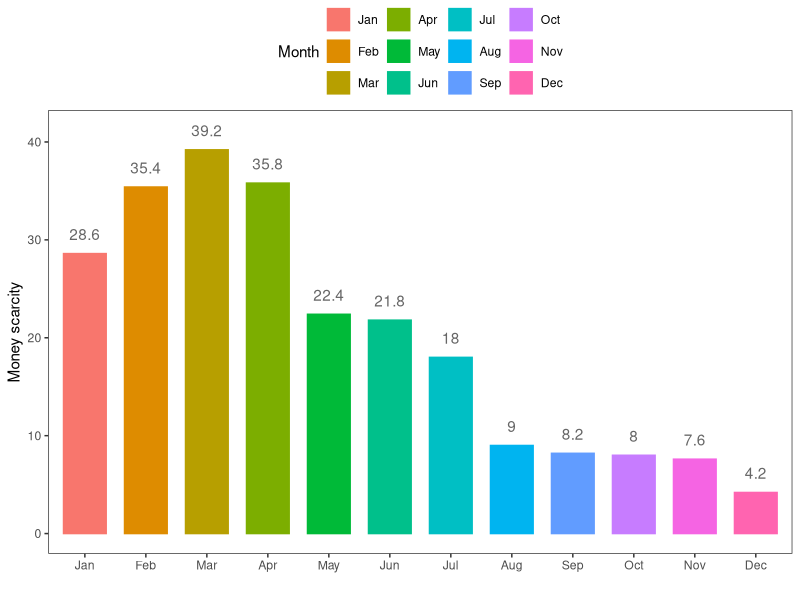
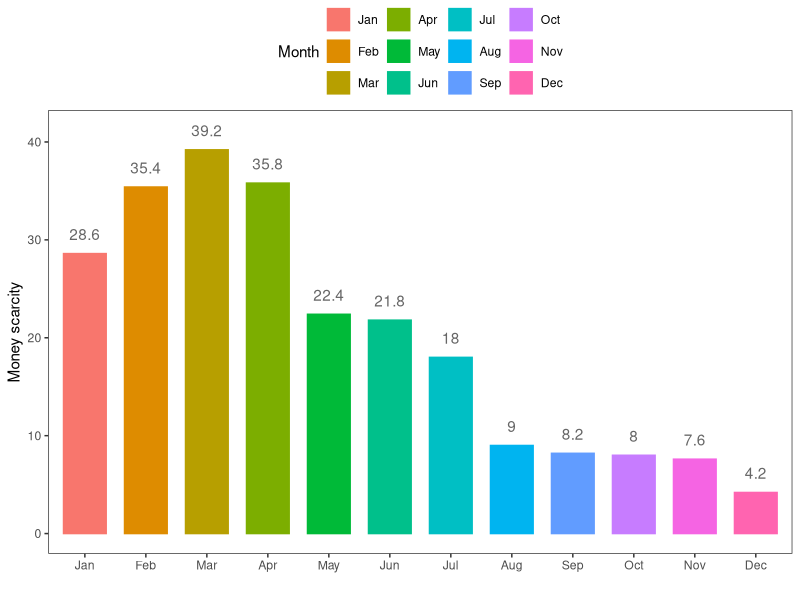

The R script that drew these images, in order:
## ---- chunk 1
library(readxl)
df=read_excel('datasets.xlsx', sheet = 'wrangling', range = 'B7:N507')
head(df)


## ---- chunk 2
tail(df)

## ---- chunk 3
colSums(df[c(1:50),c(2:13)])
## ---- chunk 4
colSums(df[-1])
## ---- chunk 5
scarcity=colSums(df[-1])*100/nrow(df)
scarcity
## ---- chunk 6
library(tidyverse)

#convert to data frame
df_scarcity=as.data.frame(scarcity)

#Transfer the row names to column as 'Month'
df_plot=rownames_to_column(df_scarcity, var= 'Month')

#Check the structure and dataframe
str(df_plot)
df_plot
## ---- chunk 7
df_plot$Month= factor(df_plot$Month, 
                      levels = c('jan', 'feb', 'mar','apr','may', 'jun', 'jul','aug','sep', 'oct', 'nov', 'dec'),
                      labels = c('Jan', 'Feb', 'Mar', 'Apr', 'May', 'Jun', 'Jul', 'Aug', 'Sep', 'Oct', 'Nov', 'Dec'))


## ---- chunk 8
ggplot(df_plot)+
  aes(x=Month, y=scarcity, color=Month, fill=Month)+
  geom_col(width = .7)+
  labs(x='', y= 'Money scarcity')+
  geom_text(aes(label=scarcity,y=scarcity+2), color='grey40')+
  theme_test()+
  theme(legend.position = 'top')

ggsave('my plot.png', dpi=500, height = 4.5, width = 8, units = 'in')

